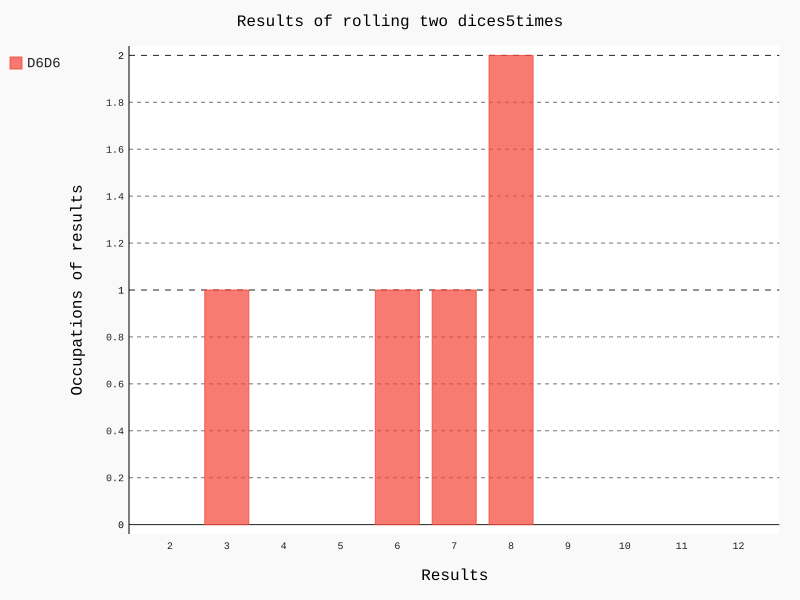

The script that drew this image:
import pygal

from die import Die


print("Welcome to Two-Dices Simulator!!")

while True:
    print("\nHow many sides do you want?")

    t1 = input()
    t1 = int(t1)
    t2 = input()
    t2 = int(t2)

    if (t1 <=0) or (t2 <=0):
        print("Error!!")
        print("Input again.")
    
        continue
    elif (t1 > 0) and (t2 > 0):  
        while True:
            print("\nHow many times you want??")
            t = input()
            t = int(t)
            if t <= 0:
                print("Error!!")
                print("Input again.")
                continue
            elif t > 0:
                break
        break

die1 = Die(t1)
die2 = Die(t2)

results = []
for times in range(t):
    result = die1.roll() + die2.roll()
    results.append(result)


occupations = []
max_result = die1.num_sides + die2.num_sides

for value in range(2, max_result+1):
    occupation = results.count(value)
    occupations.append(occupation)

labels = []
for i in range(2, max_result+1):
    x = str(i)
    labels.append(x)


hist = pygal.Bar()

hist.title = "Results of rolling two dices" + str(t) + "times"
hist.x_labels = labels
hist.x_title = "Results"
hist.y_title = "Occupations of results"
hist.add("D" + str(t1) + "D" + str(t2), occupations)
hist.render_to_file("die_visual.svg")
